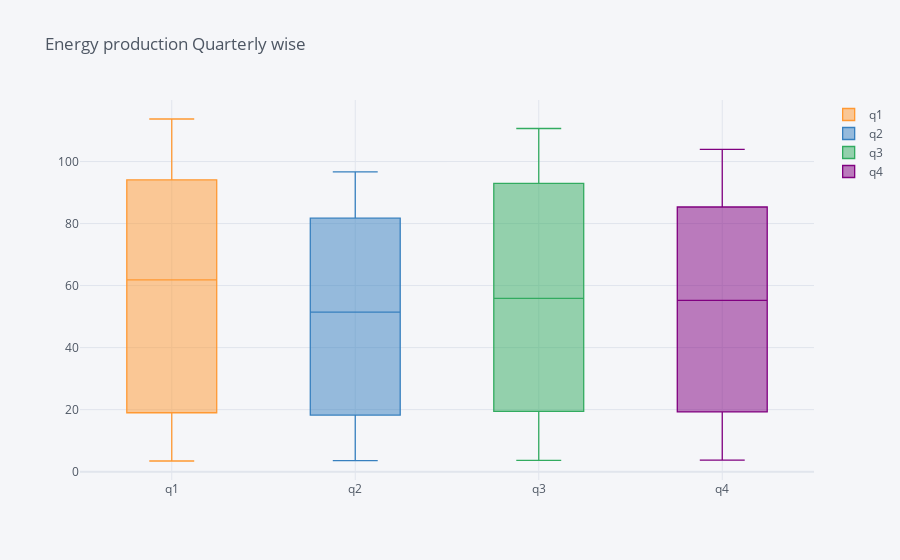

Source (notebook cell):
### Code cell
quarterly_prod.iplot(kind='box',title='Energy production Quarterly wise')
